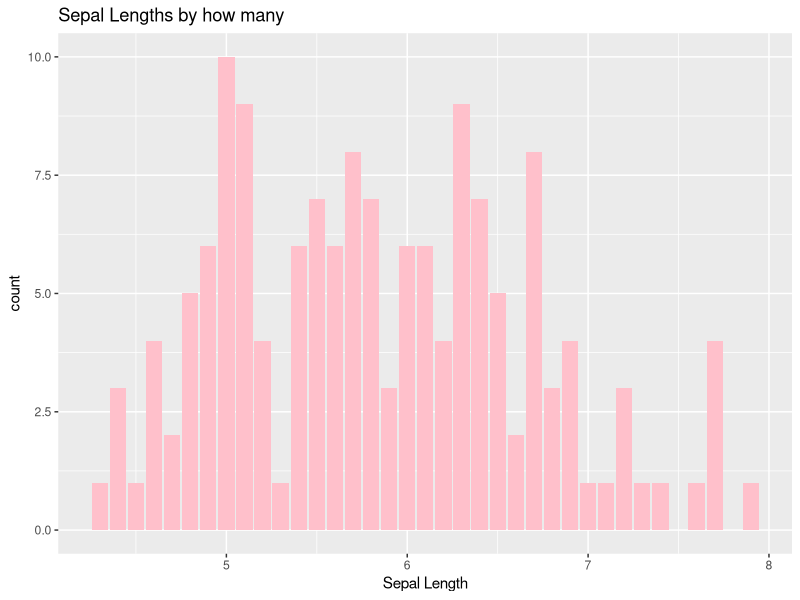
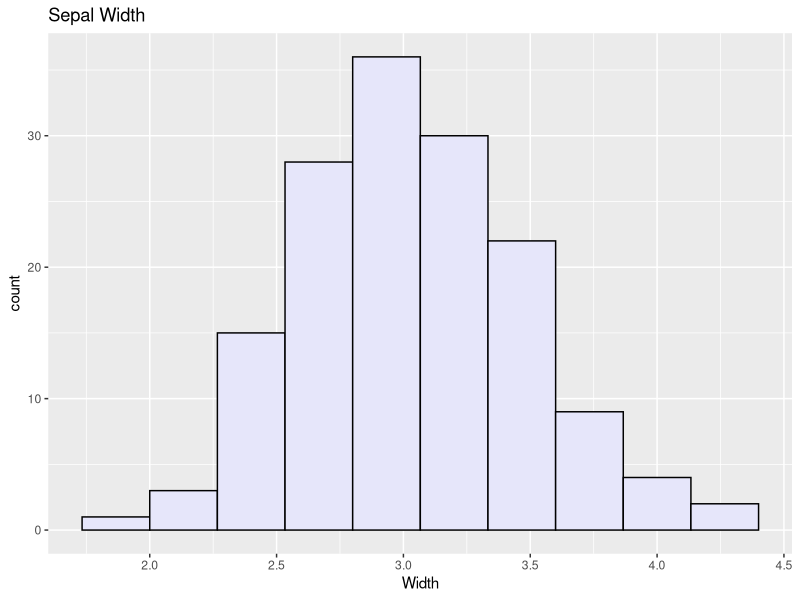
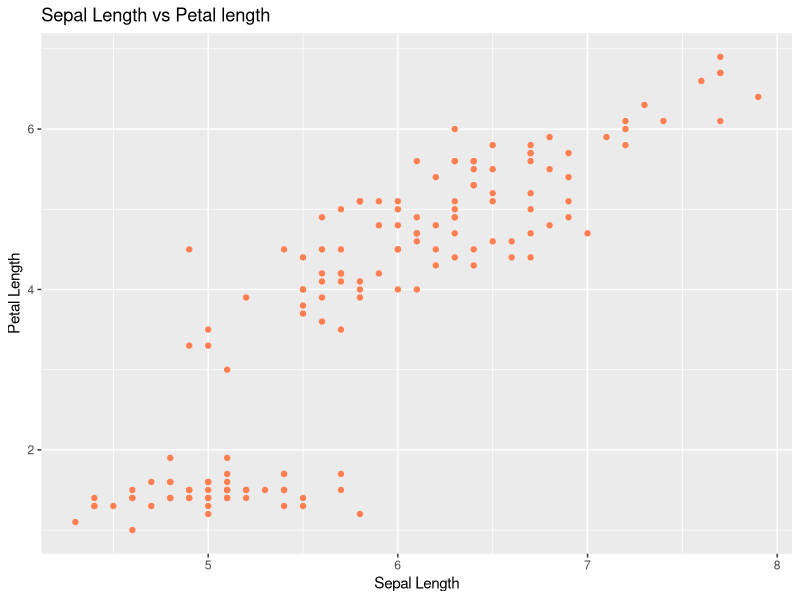
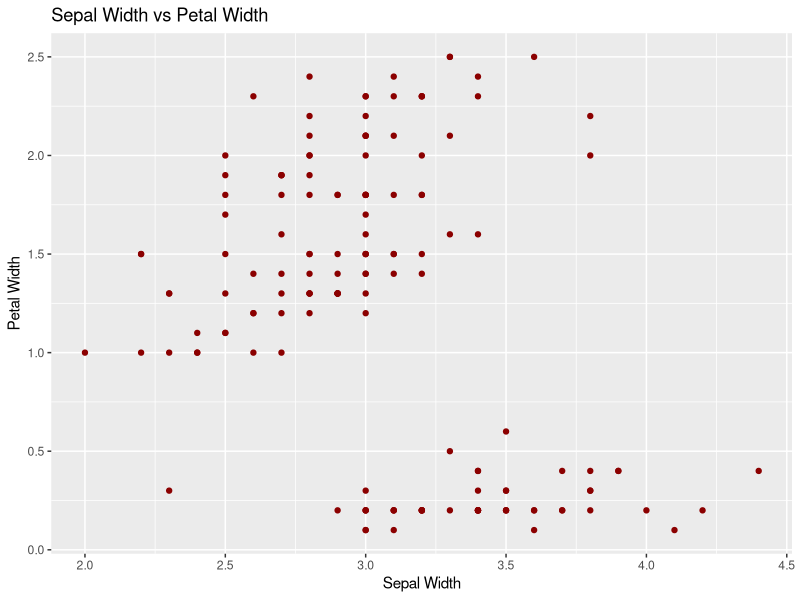
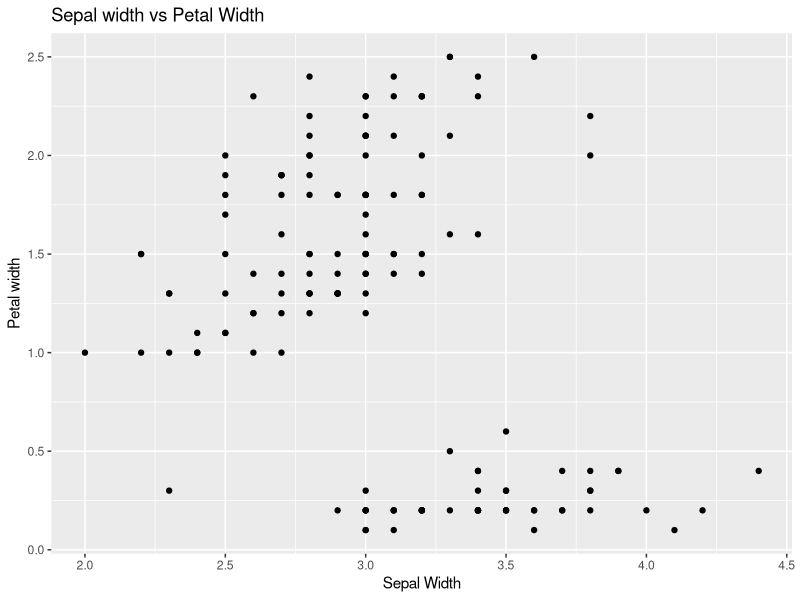
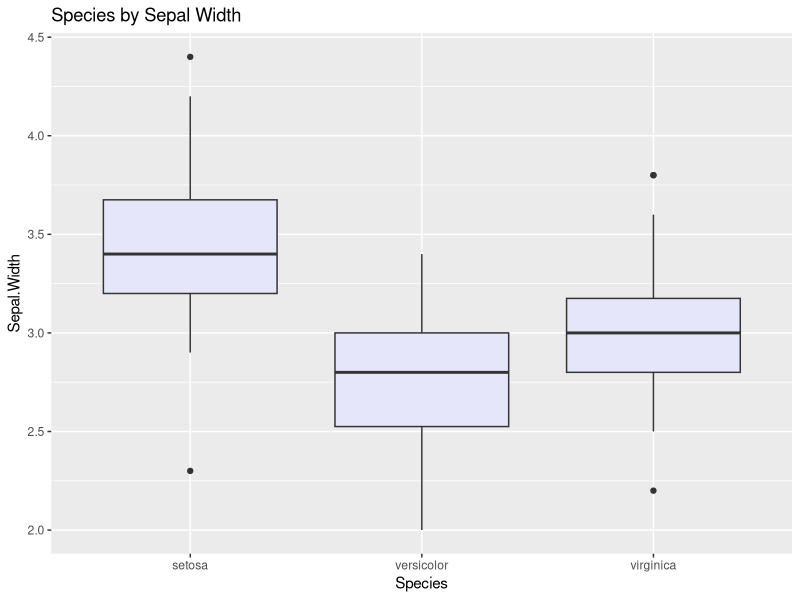
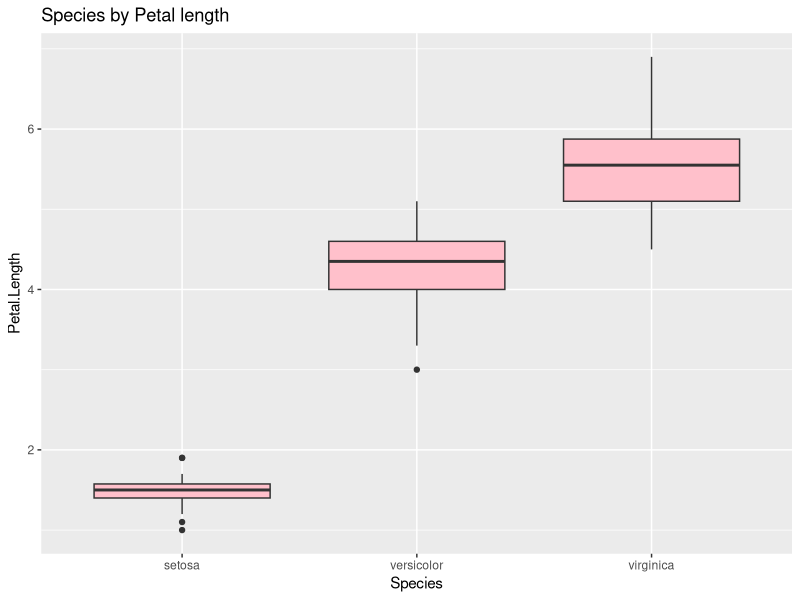
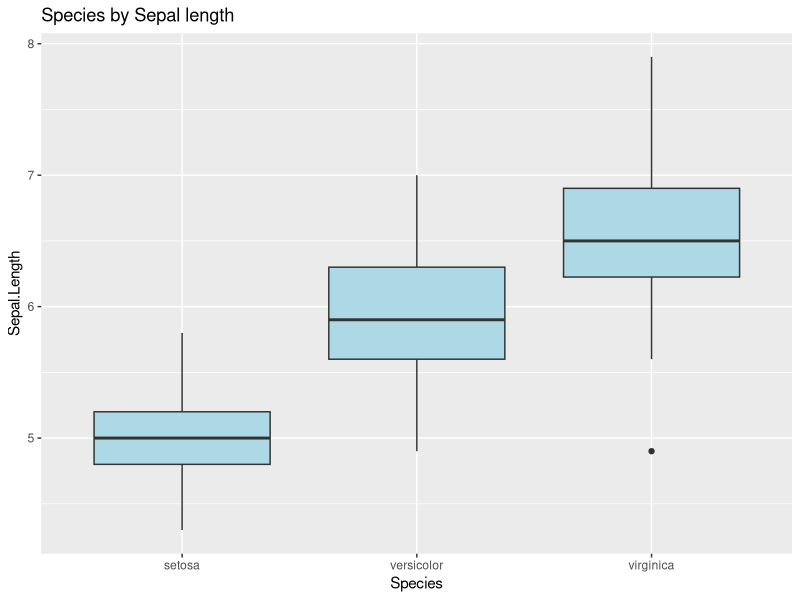

Here is the R script that generated these plots, in order:
library(tidyverse)
library(MASS)
data(package = .packages(all.available = TRUE))
data<- iris
head(data)
tail(data)
# List datasets from all installed packages
listofdata <- data()$results[, "Item"]

# Count the number of datasets
len <- length(listofdata)
print(len)

# check if there are any missing values
sapply(data, function(x) sum(is.na(x)))

# check number of rows and columns in dataset
dim(data)

# column names of the dataset
names(data)

# summary of dataset
summary(data)

# the dataset covers iris lengths and widths of their petals
# and sepals by 3 species. Petal.Length and Sepal.Length measure how tall
# the respective part is and Petal.Width and Sepal.Width measure how wide
# the respective part is
str(data)

# bar plot of sepal length
ggplot(data, aes(x=Sepal.Length))+
  geom_bar(fill="pink")+
  labs(title="Sepal Lengths by how many",
       x="Sepal Length")

# histogram of sepal width
ggplot(data, aes(x=Sepal.Width))+
  geom_histogram(bins=10, fill='lavender',color='black')+
  labs(title="Sepal Width", x='Width')

# scatter of sepal length vs petal length
ggplot(data, aes(x=Sepal.Length,y=Petal.Length))+
  geom_point(color='coral')+
  labs(title="Sepal Length vs Petal length",
       x="Sepal Length", y="Petal Length")

# scatter of sepal width vs petal width
ggplot(data, aes(x=Sepal.Width,y=Petal.Width))+
  geom_point(color='darkred')+
  labs(title="Sepal Width vs Petal Width",
       x="Sepal Width", y="Petal Width")

ggplot(data, aes(x=Sepal.Width,y=Petal.Width))+
  geom_point(color='black')+
  labs(title="Sepal width vs Petal Width",
       x="Sepal Width", y="Petal width")

# boxplots of the variables by species
ggplot(data, aes(x=Species, y=Sepal.Width))+
  geom_boxplot(fill="lavender")+
  labs(title="Species by Sepal Width")
ggplot(data, aes(x=Species, y=Petal.Length))+
  geom_boxplot(fill="pink")+
  labs(title="Species by Petal length")
ggplot(data, aes(x=Species, y=Sepal.Length))+
  geom_boxplot(fill="lightblue")+
  labs(title="Species by Sepal length")


# correlation matrix of the numeric data
cor_matrix<-cor(data %>% select_if(is.numeric))
print(cor_matrix)
ggplot(data=as.data.frame(as.table(cor_matrix)),aes(Var1, Var2, fill=Freq))+
  geom_tile(color='white')+
  scale_fill_gradient2(low='blue',high='red',mid='white', midpoint=0,
                       limit=c(-1,1))+
  geom_text(aes(label=round(Freq,2)),color='black', size=3)+
  theme_minimal()